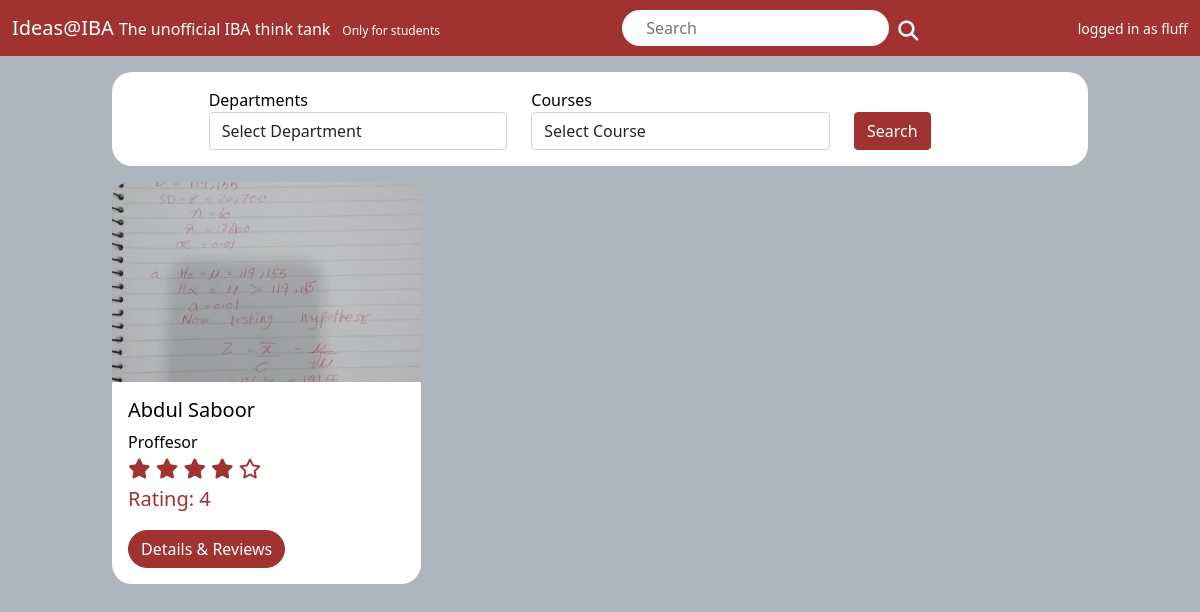
Screenshot of /instructors/all/ (signed in) with the database file from the repository.
### instructors/models.py (models this page shows, shortened)
class Instructors(models.Model):
    name = models.CharField(max_length=100)
    image = models.ImageField(blank=True,null=True)
    designation = models.CharField(max_length=100)
    department = models.ManyToManyField(Departments)
    specialization = models.CharField(max_length=100)
    onboard_status = models.BooleanField()
    email = models.EmailField()
    courses_taught = models.ManyToManyField(Courses)
    rating = models.DecimalField(max_digits=3,decimal_places=2,default=0.00)
    nickname = models.CharField(max_length=100)
    def instructor_rating(self):
        instructor = Instructors.objects.get(pk=self.id)
        reviews = Reviews.objects.filter(instructor=instructor)
        rating = 0
        if reviews:
            for review in reviews:
                rating += review.individual_rating
            rating = rating/len(reviews)
        else:
            rating = 0
        return rating

class Reviews(models.Model):
    user = models.ForeignKey(User,on_delete=models.CASCADE)
    instructor = models.ForeignKey(Instructors,on_delete=models.CASCADE)
    individual_rating = models.DecimalField(max_digits=3,decimal_places=2)
    description = models.TextField()
    timestamp = models.DateTimeField(auto_now_add=True, blank=True, null=True)

### instructors/views.py (the view)
# urls.py: path('all/', all_instructors, name='all'),
@login_required
def all_instructors(request):
    departments = Departments.objects.all()
    courses = Courses.objects.all
    instructors = Instructors.objects.all()
    filter = InstructorFilter(request.GET, queryset=instructors)
    context = {
        'instructors' : instructors,
        'filter' : filter,
        'departments': departments,
        'courses': courses,
    }
    return render(request,'instructor/all.html',context)

### instructors/models.py (called while the page is built)
    def __str__(self):
        return self.name

    def __str__(self):
        return self.name

### templates/instructor/all.html (shortened to what this page needs)
{% extends 'std_base.html' %}
{% load crispy_forms_tags %}
{% block content %}
<div class="row">
    <form method="get">
            <div class="card p-3 iround mt-3 border-0">
        <div class="row">
            <div class="col-1">
            </div>
                <div class="col-4">
                    <label for="department">Departments</label>
                <select name='department' class="form-control">
                    <option selected>Select Department</option>
                </select>
            </div>
            <div class="col-4">
                    <label for="courses_taught">Courses</label>
                <select name='courses_taught' class="form-control">
                    <option selected>Select Course</option>
                </select>
            </div>
            <div class="col-3">
                <button type="submit" class="btn btn-danger mt-4">Search</button>
            </div>
            </div>
        </div>
    </form>
    {% for instructor in filter.qs %}
<div class="col-lg-4 col-md-12">
    <div class="card mt-3 iround border-0">
        <a href="{% url 'single' instructor.id %}">
            <img src="{{instructor.image.url}}" class="card-img-top iround-top" style="height: 200px; object-fit: cover;" alt="{{instructor.name}}'s image">
        </a>
        <div class="card-body">
                <h5 class="card-title">{{instructor.name}}</h5>
          <p style="margin: 0;">{{instructor.designation}}</p>
            {% include 'components/rating.html' with rating=instructor.instructor_rating font_size=20 text='text' %}
          <a href="{% url 'single' instructor.id %}" class="btn btn-danger iround">Details & Reviews</a>
        </div>
      </div>
</div>
    {% empty %}
    <p>No Instructors matching criteria</p>
    {% endfor %}
</div>
{% endblock content %}

### templates/components/navbar.html
<nav class="navbar navbar-expand-lg navbar-dark bg-danger">
    <div class="container-fluid">
        <a class="navbar-brand" href="{% url 'front' %}">Ideas@IBA
            <span style="font-weight: 300; font-size: 16px">
                The unofficial IBA think tank
            </span>
            <span class="badge text-light" style="font-weight: 300; font-size: 12px">
                Only for students
            </span>
        </a>
        <form class="d-flex justify-content-center" action="{% url 'search' %}" method="get">
            <input
                class="form-control me-2 border-0 iround ps-4"
                style="width: 100%; font-weight: 300;"
                type="search"
                placeholder="Search"
                aria-label="Search"
                name='query'
            >
            <button class="btn btn-link" type="submit" style="padding: 0;">
                <i class="fas fa-search text-light mt-2" style="font-size: 20px;"></i>
            </button>
        </form>
        <form class="d-flex">
            {% if request.user.is_authenticated %}
                <p class="navbar-brand nomargin" style="font-size: 14px;">logged in as {{request.user.username}}</p>
            {% else %}
            <button class="btn btn-outline-light me-2" type="button">Login</button>
            <button class="btn btn-light" type="button">Sign up</button>
            {% endif %}
        </form>
    </div>
</nav>

### templates/components/rating.html
{% if color %}
<p class="text-{{color}}" style="font-size: {{font_size}}px;">
{% else %}
<p class="text-danger" style="font-size: {{font_size}}px;">
{% endif %}
    {% if rating > 4.8 %}
    <i class="fas fa-star"></i>
    <i class="fas fa-star"></i>
    <i class="fas fa-star"></i>
    <i class="fas fa-star"></i>
    <i class="fas fa-star"></i>
    {% elif rating > 4.3 %}
    <i class="fas fa-star"></i>
    <i class="fas fa-star"></i>
    <i class="fas fa-star"></i>
    <i class="fas fa-star"></i>
    <i class="fas fa-star-half-alt"></i>
    {% elif rating > 3.8 %}
    <i class="fas fa-star"></i>
    <i class="fas fa-star"></i>
    <i class="fas fa-star"></i>
    <i class="fas fa-star"></i>
    <i class="far fa-star"></i>
    {% elif rating > 3.3 %}
    <i class="fas fa-star"></i>
    <i class="fas fa-star"></i>
    <i class="fas fa-star"></i>
    <i class="fas fa-star-half-alt"></i>
    <i class="far fa-star"></i>
    {% elif rating > 2.8 %}
    <i class="fas fa-star"></i>
    <i class="fas fa-star"></i>
    <i class="fas fa-star"></i>
    <i class="far fa-star"></i>
    <i class="far fa-star"></i>
    {% elif rating > 2.3 %}
    <i class="fas fa-star"></i>
    <i class="fas fa-star"></i>
    <i class="fas fa-star-half-alt"></i>
    <i class="far fa-star"></i>
    <i class="far fa-star"></i>
    {% elif rating > 1.8 %}
    <i class="fas fa-star"></i>
    <i class="fas fa-star"></i>
    <i class="far fa-star"></i>
    <i class="far fa-star"></i>
    <i class="far fa-star"></i>
    {% elif rating > 1.3 %}
    <i class="fas fa-star"></i>
    <i class="fas fa-star-half-alt"></i>
    <i class="far fa-star"></i>
    <i class="far fa-star"></i>
    <i class="far fa-star"></i>
    {% elif rating > 0.8 %}
    <i class="fas fa-star"></i>
    <i class="far fa-star"></i>
    <i class="far fa-star"></i>
    <i class="far fa-star"></i>
    <i class="far fa-star"></i>
    {% elif rating > 0.3 %}
    <i class="fas fa-star-half-alt"></i>
    <i class="far fa-star"></i>
    <i class="far fa-star"></i>
    <i class="far fa-star"></i>
    <i class="far fa-star"></i>
    {% else %}
    <i class="far fa-star"></i>
    <i class="far fa-star"></i>
    <i class="far fa-star"></i>
    <i class="far fa-star"></i>
    <i class="far fa-star"></i>
    {% endif %}
    <br>
    {% if text %}
    {% if instructor.instructor_rating == 0 %}
    No ratings yet.
    {% else %}
    Rating: {{instructor.instructor_rating|floatformat}}
    {% endif %}
    {% endif %}
</p>

### templates/base.html (style rules this page uses)
.iround { border-radius: 20px; }
.iround-top { border-top-left-radius: 18px; border-top-right-radius: 18px; }
.nomargin { margin: 0; }

### rows the page displays
Instructors: image (picture), name "Abdul Saboor", designation "Proffesor", instructor_rating "4"

### other values shown
{{ request.user.username }} "fluff"
